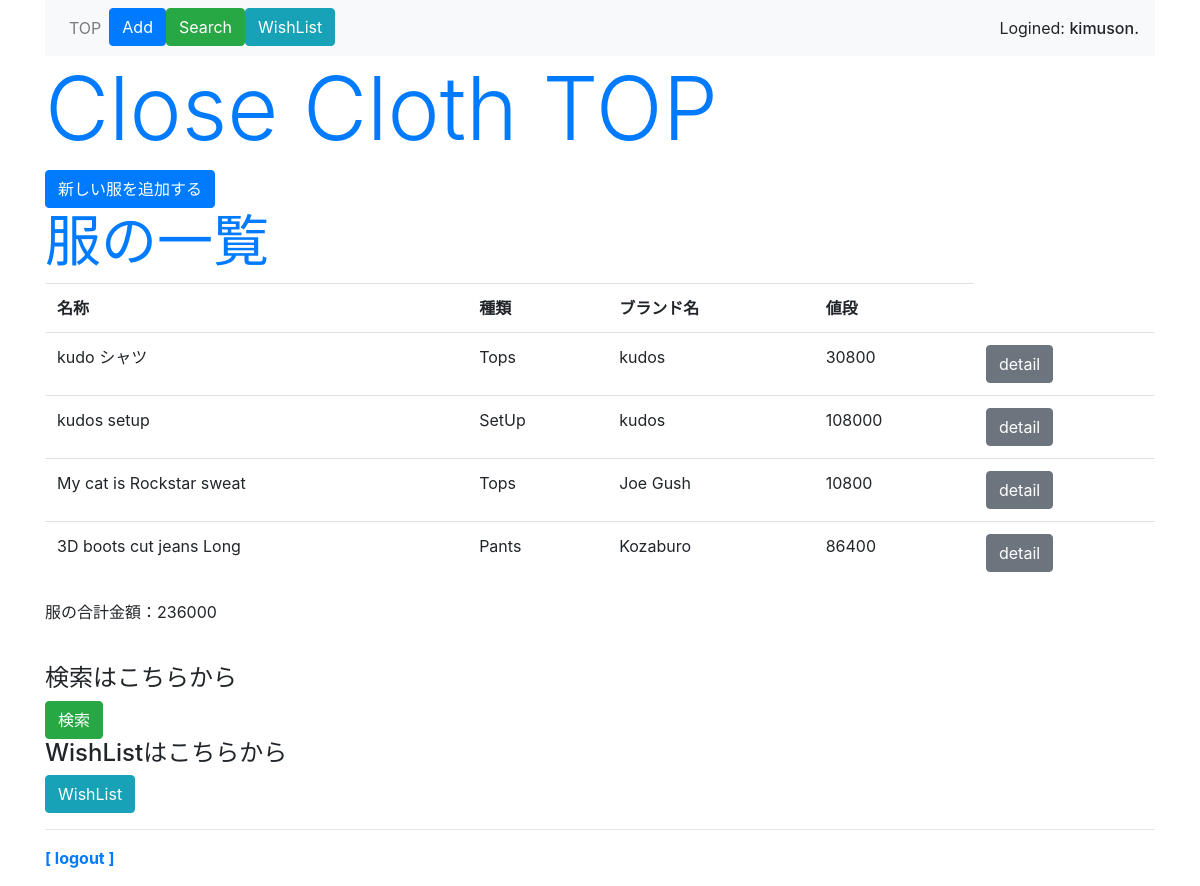
Screenshot of /clothes/top (signed in) with the database file from the repository.
### clothes/models.py (models this page shows, shortened)
class Post(models.Model):
    owner = models.ForeignKey(User, on_delete=models.CASCADE, related_name='post_owner')
    cloth_name = models.CharField(max_length=40)
    item_info = models.IntegerField(choices=ITEM_CHOICES)
    brand_name = models.CharField(max_length=40)
    season = models.CharField(max_length=7)
    cloth_size = models.CharField(max_length=8)
    material = models.CharField(max_length=40)
    price = models.PositiveIntegerField()
    buying_place = models.CharField(max_length=20)
    buying_date = models.DateField(
        verbose_name='購入日時',
        blank=True,
        null=True,
    )
    post_images = models.ImageField(upload_to='media')

### clothes/views.py (the view)
# urls.py: path('top', views.top, name='top'),
@login_required(login_url='/signin/')
def top(request):
    data = Post.objects.order_by('buying_date')
    user = request.user
    price = Post.objects.filter(owner=user).values_list('price', flat=True)
    sum_price = sum(price)
    params = {
        'title': 'all cloth',
        'data': data,
        'sum_price': sum_price,
        'login_user': user,
    }
    return render(request, 'clothes/top.html', params)

### clothes/templates/clothes/top.html (shortened to what this page needs)
{% extends 'clothes/layout.html' %}
{% block header %}
<h1 class="display-2 text-primary align-baseline">Close Cloth TOP</h1>
{% endblock %}
{% block content %}
<a class="btn btn-primary" href="{% url 'post' %}">新しい服を追加する</a>
<h1 class="display-4 text-primary">服の一覧</h1>
<table class="table">
    <tr>
        <th>名称</th>
        <th>種類</th>
        <th>ブランド名</th>
        <th>値段</th>
    </tr>
    {% for item in data %}
    <tr>
        {% if login_user == item.owner %}
        <td>{{item.cloth_name}}</td>
        <td>{{item.get_item_info_display}}</td>
        <td>{{item.brand_name}}</td>
        <td>{{item.price}}</td>
        <td><a class="btn btn-secondary" href="{% url 'detail' item.id %}">detail</a></td>
        {% endif %}
    </tr>
    {% endfor %}
</table>
<p>服の合計金額：{{sum_price}}</p>
<br>
<h1 class="h4">検索はこちらから</h1>
<a class="btn btn-success" href="{% url 'search' %}">検索</a>
<br>
<h1 class="h4">WishListはこちらから</h1>
<a class="btn btn-info" href="{% url 'wishlist' %}">WishList</a>
{% endblock %}

### clothes/templates/clothes/layout.html (shortened to what this page needs)
{% load static %}
<!doctype html>
<html lang="ja">
    <head>
        <link rel="stylesheet" href="https://stackpath.bootstrapcdn.com/bootstrap/4.5.0/css/bootstrap.min.css">
    </head>
    <body class="container">
        <nav class="navbar navbar-expand navbar-light bg-light">
            <ul class="navbar-nav mr-auto">
                <li class="nav-item">
                    <a class="nav-link" href="{% url 'top' %}">TOP</a>
                </li>
                <li class="nav-item">
                    <a class="nab-link btn btn-primary" href="{% url 'post' %}">Add</a>
                </li>
                <li class="nav-item">
                    <a class="nab-link btn btn-success" href="{% url 'search' %}">Search</a>
                </li>
                <li class="nav-item">
                    <a class="nab-link btn btn-info" href="{% url 'wishlist' %}">WishList</a>
                </li>
            </ul>
            <span>Logined: <span class="h6">{{login_user}}.</span></span>
        </nav>
        <div>
            {% block header %}{% endblock %}
        </div>
        <div class="content">
            {% block content %}{% endblock %}
        </div>
        <hr>
        <div class="my-3">
            <span class="font-weight-bold">
                <a href="{% url 'logout' %}">[ logout ]</a>
            </span>
        </div>
    </body>
</html>

### rows the page displays
Post: cloth_name "kudo シャツ", item_info "Tops", brand_name "kudos", price "30800"
Post: cloth_name "kudos setup", item_info "SetUp", brand_name "kudos", price "108000"
Post: cloth_name "My cat is Rockstar sweat", item_info "Tops", brand_name "Joe Gush", price "10800"
Post: cloth_name "3D boots cut jeans Long", item_info "Pants", brand_name "Kozaburo", price "86400"

### other values shown
{{ login_user }} "kimuson"
{{ sum_price }} "236000"
